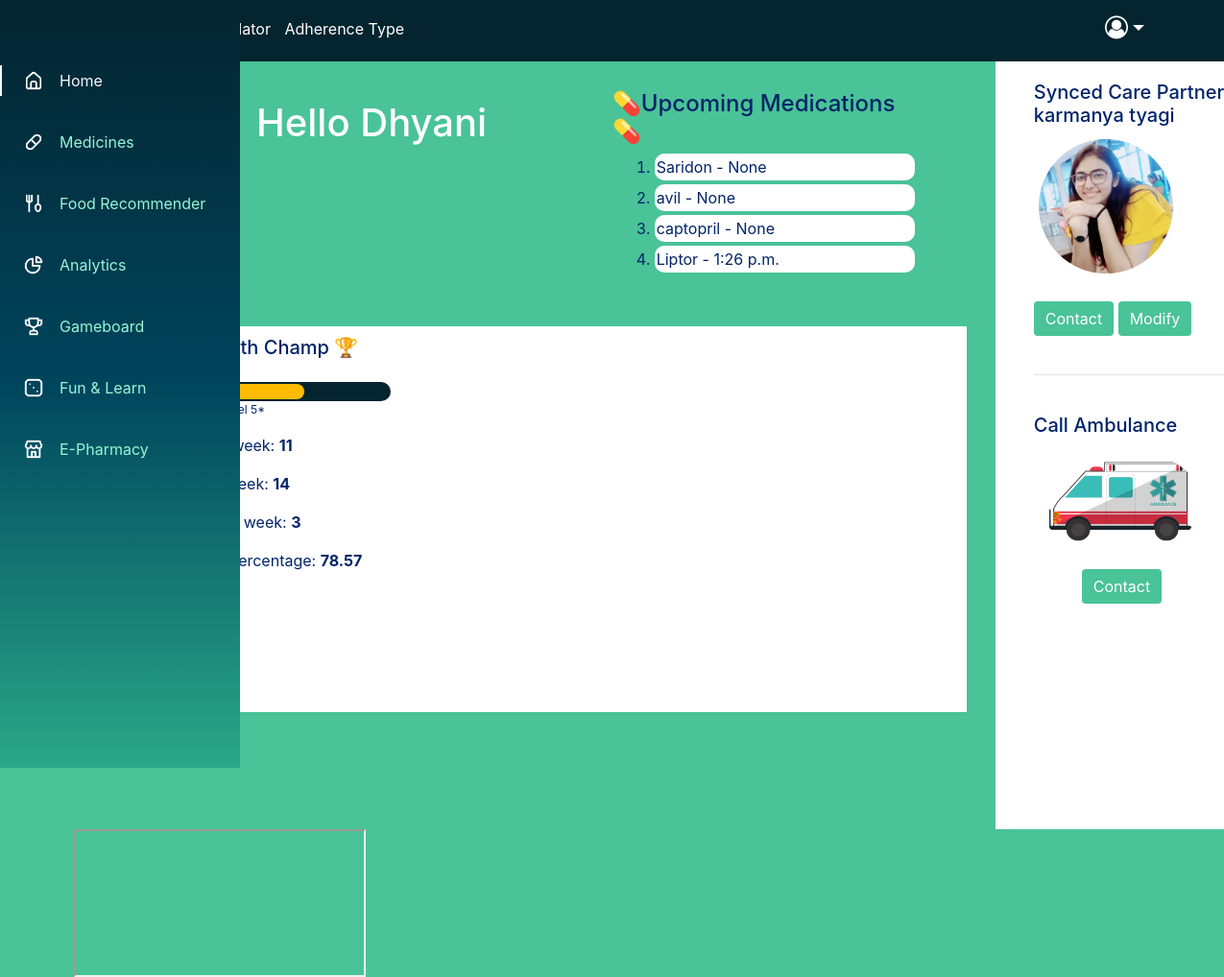
The page /dashboard/ (signed in) on the database its author committed.
### users/models.py (models this page shows, shortened)
class MyUser(AbstractBaseUser):
    username = models.CharField(verbose_name="Username" , max_length=50,unique=True, blank=True, null=True)
    email = models.EmailField(verbose_name="email address", max_length=60 , unique=True)
    first_name = models.CharField(verbose_name='first name' , max_length=200,blank=True)
    last_name = models.CharField(verbose_name='last name' , max_length=200,blank=True)
    phone= models.CharField(max_length=20,verbose_name="contact number")
    date_joined = models.DateTimeField(verbose_name="date joined",auto_now_add=True)
    age = models.IntegerField(verbose_name='age',null=True, blank=True)
    gender = models.CharField(verbose_name='gender' , max_length=15,blank=True,null=True)
    emergency_name = models.CharField(verbose_name='emergency contact name' , max_length=200,blank=True,null=True)
    emergency_email= models.EmailField(verbose_name='emergency email address' ,max_length=60,unique=True,null=True)
    user_type = models.CharField(verbose_name='User Type', max_length = 50, default='Type A')
    user_points = models.IntegerField(verbose_name='points',null=True, blank=True)
    filled_status = models.BooleanField(default=False)
    is_admin = models.BooleanField(default=False)
    is_active = models.BooleanField(default=True)
    is_staff = models.BooleanField(default=False)
    is_superuser = models.BooleanField(default = False)
    USERNAME_FIELD = 'username'
    REQUIRED_FIELDS = ['first_name','last_name','phone','email']
    objects = MyUserManager()

class Medicine(models.Model):
    user = models.ForeignKey(MyUser,on_delete = models.CASCADE,null=True, blank=True)
    title = models.CharField(max_length=200)
    description = models.TextField(null=True,blank=True)
    complete = models.BooleanField(default=False)
    posted = models.DateTimeField(auto_now_add=True)
    drug_type = models.CharField(verbose_name='drug type' , max_length=50, null=True,blank=True)
    drug_qty = models.IntegerField(verbose_name='drug qty' , null=True,blank=True)
    drug_frequency = models.IntegerField(verbose_name='drug_frequency' , null=True,blank=True)
    upload = models.ImageField(upload_to ='uploads/',null=True,blank=True)
    man_date = models.DateField(verbose_name='manufacturing date',null=True)
    exp_date = models.DateField(verbose_name='expiry date',null=True)
    drug_time = models.TimeField(verbose_name='drug time',null=True,blank=True)
    drug_comments = models.TextField(verbose_name ='drug comments' ,max_length=200,null=True,blank=True)
    def __str__(self):
        return self.title
    class Meta:
        ordering=['complete']

### users/views.py (the view)
# urls.py: path('dashboard/', views.dashboard,name='dashboard'),
@login_required(login_url = 'login')
def dashboard(request):
    log_user = request.user
    med_list = Medicine.objects.filter(user=log_user)
    return render(request,'users/dashboard.html',{'med_list':med_list.order_by('drug_time')})

### users/templates/users/dashboard.html (shortened to what this page needs)
{% load static %}
<!DOCTYPE html>
<html lang="en">
<head>
    <link rel="stylesheet" href="https://maxcdn.bootstrapcdn.com/bootstrap/4.5.2/css/bootstrap.min.css">
    <link rel="stylesheet" href="https://maxcdn.bootstrapcdn.com/font-awesome/latest/css/font-awesome.min.css" />
    <link rel="stylesheet" href="https://maxcdn.bootstrapcdn.com/font-awesome/latest/css/font-awesome.min.css" />
    <link rel="stylesheet" href="{% static 'css/users/dashboard.css' %}">
</head>
<body>
  <header class="header" id="header">
    <div class="container-fluid">
    <img class="logo" src="{% static 'images/logo.png' %}">
    <a style="color: white; margin-left: 20px;" href="{% url 'bmi' %}">BMI Calculator</a>
    <a style="color: white; margin-left: 10px;" href="{% url 'gettype' %}">Adherence Type</a>
    <div class="nav-item dropdown" style="float: right;margin-right:20px">
        <a class="nav-link dropdown-toggle" id="navbarDropdownMenuLink2" data-toggle="dropdown" style="color: white"><i class="fa fa-user-circle-o" aria-hidden="true"></i></a>
    </div>
</div>
</header>
<div class="l-navbar" id="nav-bar">
    <nav class="nav">
        <div>
            <a href="#" class="nav_logo"> </span> </a>
            <div class="nav_list">
                <a href="{% url 'dashboard' %}" class="nav_link active">
                    <img class="icon icon-home" src="{% static 'images/home.png' %}">
                </a>
                <a href="{% url 'medicines' %}" class="nav_link">
                  <img class="icon icon-med" src="{% static 'images/med.png' %}">
                </a>
                <a href="{% url 'foodrecom' %}" class="nav_link">
                  <img class="icon icon-food" src="{% static 'images/food.png' %}">
                </a>
                <a href="#" class="nav_link">
                  <img class="icon icon-analytics" src="{% static 'images/analytics.png' %}">
                </a>
                <a href="{% url 'gameboard' %}" class="nav_link">
                  <img class="icon icon-analytics" src="{% static 'images/game.png' %}">
                </a>
                <a href="{% url 'gamification' %}" class="nav_link">
                  <img class="icon icon-analytics" src="{% static 'images/dice.png' %}">
                </a>
                <a href="http://localhost/mediplus/customer_pages/customer_login.php" class="nav_link" target="_blank">
                  <img class="icon icon-bell" src="{% static 'images/store.png' %}">
                </a>
            </div>
        </div>
    </nav>
  </div>
<div class="row">
  <div class="col-sm-9">
      <div class="row upper-section">
        <div class="col-md-7" style="padding-left: 20px; padding-top: 20px;">
          <img class="user-img" style="float: left; " width="150" height="150"src="{% static 'images/joyeeta.jpg' %}" alt="Avatar">
          <h1 style="float: left; margin-top: 20px; margin-left: 20px"> Hello {{request.user.first_name}}</h1>
        </div>
        <div class="col-md-5">
          <h4 style="color: #002468;">💊Upcoming Medications💊</h4>
          <ol class="medicine-list">
            {% for med in med_list %}
            <li>{{ med.title }}  - {{ med.drug_time }} </li>
            {% endfor %}
          </ol>
        </div>
        </div>
        <div class="row lower-section">
          <div class="col-md-4">
            <div class="row">
              <h5 style="text-align: center;">Level: 4 - Health Champ 🏆</h5>
              <br>
              <div class="progress">
                <div class="progress-value"></div>
              </div>
              <p style="font-size:12px;">*30 points to unlock level 5*</p>
            </div>
            <div class="row">
              <p>Doses taken this week: <b>11</b></p>
              <p>Total doses this week: <b>14</b></p>
              <p>Doses missed this week: <b>3</b></p>
              <p>Your Adherence percentage: <b>78.57</b></p>
            </div>
          </div>
          <div class="col-md-8">
            <div id="chartContainer" style="height: 280px; width: 100%;"></div>
          </div>
        </div>
        </div>
  <div class="col-sm-3 justify-content-center">
    <h5>Synced Care Partner<br>   {{request.user.emergency_name}}</h5>
    <div id="contact">
      <img class="user-img" width="150" height="150"src="{% static 'images/dhyani.jpg' %}" alt="Avatar"><br><br>
      <button class="btn btn-primary">Contact</button>
      <button class="btn btn-primary">Modify</button>
    </div><br><hr><br>
    <h5>Call Ambulance</h5>
    <div id="contact">
      <img class="user-img" width="180" height="120"src="{% static 'images/ambulance.png' %}" alt="Avatar"><br><br>
      <button style="margin-top: -20px; margin-left: 50px" class="btn btn-danger">Contact</button>
    </div>
  </div>
  <iframe src="{% static 'bmi' %}"></iframe>
</div>
</body>
</html>

### users/static/css/users/dashboard.css (style rules this page uses)
body { background-color: rgba(28, 180, 125, 0.8); color:white; overflow-x: hidden; }
:root { --header-height: 3rem; --nav-width: 60px; --first-color: #00455D; --first-color-light: #97f5d6; --white-color: #F7F6FB; --body-font: 'Nunito', sans-serif; --normal-font-size: 1rem; --z-fixed: 100; }
a { text-decoration: none }
.header { width: 100%; height: var(--header-height); position: fixed; top: 0; left: 0; display: flex; align-items: center; justify-content: space-between; padding: 0 1rem; background-color: #04242F; z-index: var(--z-fixed); transition: .5s }
.l-navbar { position: fixed; top: 0; left: -20%; width: var(--nav-width); height: 100vh; background: linear-gradient(to bottom,#04242F, #00455D 50%, #2aa887 100%); padding: .5rem 1rem 0 0; transition: .5s; z-index: var(--z-fixed) }
.fa { font-size: 24px; left: -10px; }
.nav { height: 100%; display: flex; flex-direction: column; justify-content: space-between; overflow: hidden }
.nav_logo, .nav_link { display: grid; grid-template-columns: max-content max-content; align-items: center; column-gap: 1rem; padding: .5rem 0 .5rem 1.5rem }
.nav_logo { margin-bottom: 2rem }
.nav_link { position: relative; color: var(--first-color-light); margin-bottom: 1.5rem; transition: .3s }
.active { color: var(--white-color) }
.active::before { content: ''; position: absolute; left: 0; width: 2px; height: 32px; background-color: var(--white-color) }
@media screen and (min-width: 768px) { body { margin: calc(var(--header-height) + 1rem) 0 0 0; padding-left: calc(var(--nav-width) + 2rem) } }
@media screen and (min-width: 768px) { .header { height: calc(var(--header-height) + 1rem); padding: 0 2rem 0 calc(var(--nav-width) + 2rem) } }
@media screen and (min-width: 768px) { .l-navbar { left: 0; padding: 1rem 1rem 0 0 } }
.logo { height: 50px; width: 70px; margin-left: -30px; }
.col-sm-3 { background-color:white; color: #002468; padding: 20px; left:50px; height: 100vh; padding-left: 40px; }
.icon { height: 22px; width: 22px; }
.user-img { border: 5px solid #FFFFFF; border-radius:50%; }
.col-md-5 { padding: 30px; width: 100px; }
.upper-section { margin-bottom: 10px; }
.lower-section { background-color: #FFFFFF; height: 50.25vh; width: 71vw; margin: 10px; color: #002468; padding: 10px; }
.btn { background-color:rgba(28, 180, 125, 0.8); border: none; }
.medicine-list li { background-color:white; color: #002468; border-radius: 10px; margin: 4px; padding: 2px; }
.progress { background: #04242F; justify-content: flex-start; border-radius: 100px; align-items: center; position: relative; padding: 0 3px; display: flex; height: 20px; width: 500px; margin-top:16px; }
.progress-value { animation: load 3s normal forwards; box-shadow: 0 10px 40px -10px #fff; border-radius: 100px; background: rgb(255, 187, 0); height: 16px; width: 0; }
.nav-link { font-size: 20px; color: white; margin-left: 10px; text-decoration: none; }

### rows shown on the page
MyUser: user.first_name "Dhyani", user.emergency_name "karmanya tyagi"
Medicine: title "Saridon", drug_time "None"
Medicine: title "avil", drug_time "None"
Medicine: title "captopril", drug_time "None"
Medicine: title "Liptor", drug_time "1:26 p.m."
